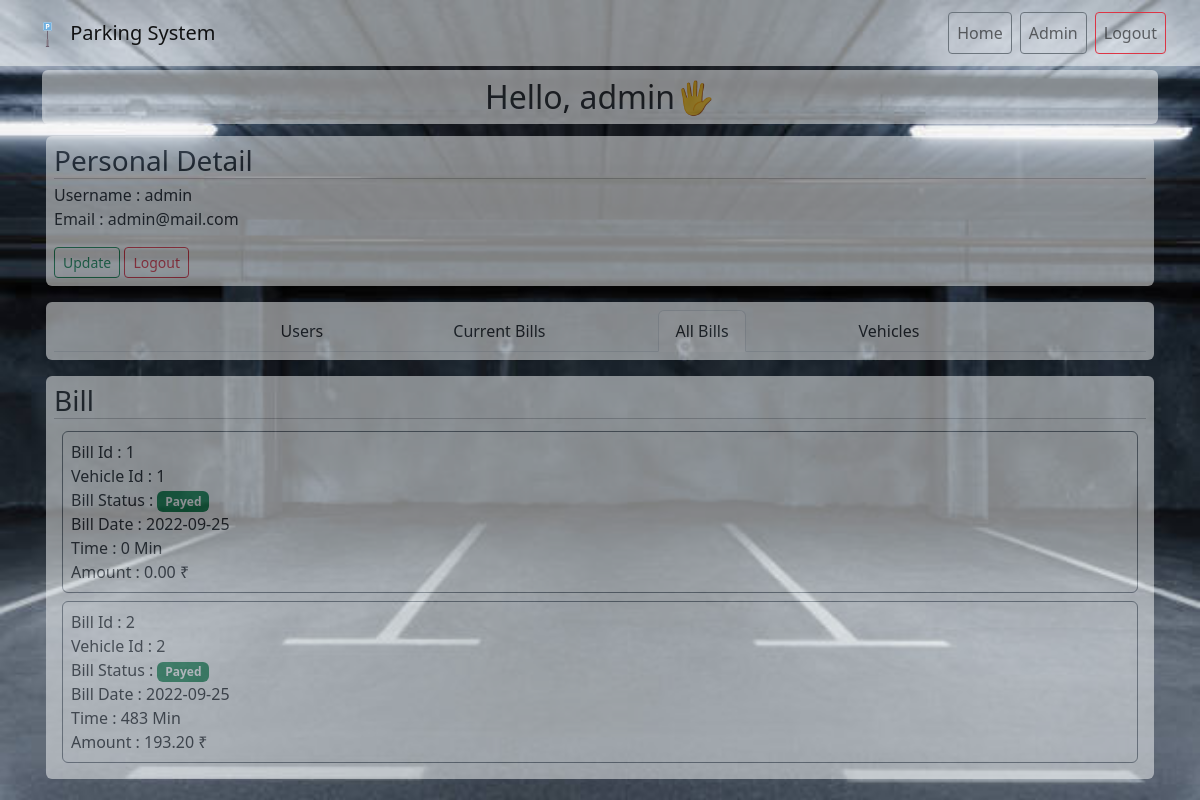
Page /admin/bills-history (signed in) on the committed database.
### system/models.py (models this page shows, shortened)
class User(db.Model, UserMixin):
    id = db.Column(db.Integer, primary_key=True)
    username = db.Column(db.String(20), unique=True, nullable=False)
    email = db.Column(db.String(120), unique=True, nullable=False)
    password = db.Column(db.String(60), nullable=False)
    isAdmin = db.Column(db.Integer, default=0)
    vehicles = db.relationship('Vehicle', backref='user', lazy=True)
    bills = db.relationship('Bill', backref='user', lazy=True)
    slot = db.relationship('Slot', backref='user', lazy=True)

class Bill(db.Model):
    bill_id = db.Column(db.Integer, primary_key=True)
    id = db.Column(db.Integer, db.ForeignKey('user.id'), nullable=False)
    vehicle_id = db.Column(db.Integer, db.ForeignKey('vehicle.vehicle_id'), nullable=False)
    bill_date = db.Column(db.DateTime, nullable=False, default=datetime.date)
    bill_time = db.Column(db.Integer, nullable=False)
    bill_amount = db.Column(db.Integer, default=0.0)
    bill_status=db.Column(db.String(20), default="Pending")

### system/route/admin.py (the view)
@app.route("/admin/bills-history")
@login_required
def bill_history():
    if not current_user.isAdmin: return redirect(url_for('profile'))
    bills = Bill.query.all()
    page = 'history'
    return render_template("admin/history.html", title = "View bills", bills=bills, page=page)

### system/models.py (called while the page is built)
@login_manager.user_loader
def load_user(id):
    return User.query.get(int(id))

### system/templates/admin/history.html
{% extends "layouts/admin.html" %}
{% block admin %}
<section id="Bill-section" class="bg-light opacity-50 rounded p-2 m-1">
    <h3 class="p-0 m-0">Bill</h3>
    <hr class="p-0 m-0 pb-1">
    {% for bill in bills %}
        {% if bill.bill_status == 'Payed' %}
            <div class="text-start border border-secondary rounded p-2 m-2">
                Bill Id : {{ bill.bill_id }} <br>
                Vehicle Id : {{ bill.vehicle_id }} <br>
                Bill Status : <span class="badge bg-success text-wrap">{{ bill.bill_status }}</span> <br>
                Bill Date : {{ bill.bill_date.strftime('%Y-%m-%d') }} <br>
                Time : {{ bill.bill_time}} Min<br>
                Amount : {{ "%.2f ₹"|format(bill.bill_amount) }}
                <br>
            </div>
        {% endif %}
    {% endfor %}
</section>
{% endblock admin %}

### system/templates/layouts/admin.html (shortened to what this page needs)
{% extends "layout.html" %}
{% block content %}
<h2 class="bg-light opacity-50 rounded text-center p-2">Hello, {{ current_user.username }}🖐</h2>
<div class="d-grid gap-2">
    <section id="user-section" class="bg-light opacity-50 rounded p-2 m-1">
        <h3 class="p-0 m-0">Personal Detail</h3>
        <hr class="p-0 m-0 pb-1">
        <p class="text-start">
            Username : {{ current_user.username }}<br>
            Email : {{ current_user.email }}
        </p>
        <a class="btn btn-outline-success btn-sm" href="{{ url_for('update_user') }}">Update</a>
        <a class="btn btn-outline-danger btn-sm" href="{{ url_for('logout') }}">Logout</a>
    </section>
    {% if page == 'bills' %}
    <section class="bg-light opacity-50 rounded p-2 m-1">
        <ul class="nav justify-content-center nav-tabs">
            <li class="nav-item mx-md-5"><a href="{{ url_for('users') }}" class="nav-link text-dark">Users</a></li>
            <li class="nav-item mx-md-5"><a href="{{ url_for('bills') }}" class="nav-link text-dark active">Current Bills</a></li>
            <li class="nav-item mx-md-5"><a href="{{ url_for('vehicles') }}" class="nav-link text-dark">All Bills</a></li>
            <li class="nav-item mx-md-5"><a href="{{ url_for('vehicles') }}" class="nav-link text-dark">Vehicles</a></li>
        </ul>
    </section>
    {% elif page == 'history' %}
    <section class="bg-light opacity-50 rounded p-2 m-1">
        <ul class="nav justify-content-center nav-tabs">
            <li class="nav-item mx-md-5"><a href="{{ url_for('users') }}" class="nav-link text-dark">Users</a></li>
            <li class="nav-item mx-md-5"><a href="{{ url_for('bills') }}" class="nav-link text-dark">Current Bills</a></li>
            <li class="nav-item mx-md-5"><a href="{{ url_for('bill_history') }}" class="nav-link text-dark active">All Bills</a></li>
            <li class="nav-item mx-md-5"><a href="{{ url_for('vehicles') }}" class="nav-link text-dark">Vehicles</a></li>
        </ul>
    </section>
    {% endif %}
    {% block admin %}{% endblock %}
</div>
{% endblock content %}

### system/static/main.css (style rules this page uses)
.bg-img { background: url(bgImg1.jpg); height: 100vh; background-position: center; background-repeat: no-repeat; background-size: cover; background-attachment: fixed; }

### rows in the picture
User: username "admin", email "admin@mail.com"
Bill: bill_id "1", vehicle_id "1", bill_status "Payed", bill_date "2022-09-25", bill_time "0", bill_amount "0.00 ₹"
Bill: bill_id "2", vehicle_id "2", bill_status "Payed", bill_date "2022-09-25", bill_time "483", bill_amount "193.20 ₹"
